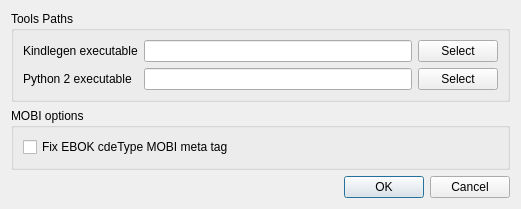
<?xml version="1.0" encoding="UTF-8"?>
<ui version="4.0">
 <class>Preferences</class>
 <widget class="QDialog" name="Preferences">
  <property name="windowModality">
   <enum>Qt::WindowModal</enum>
  </property>
  <property name="geometry">
   <rect>
    <x>0</x>
    <y>0</y>
    <width>521</width>
    <height>209</height>
   </rect>
  </property>
  <property name="windowTitle">
   <string>Preferences</string>
  </property>
  <layout class="QVBoxLayout" name="verticalLayout">
   <item>
    <widget class="QGroupBox" name="groupBox">
     <property name="sizePolicy">
      <sizepolicy hsizetype="Preferred" vsizetype="Fixed">
       <horstretch>0</horstretch>
       <verstretch>0</verstretch>
      </sizepolicy>
     </property>
     <property name="title">
      <string>Tools Paths</string>
     </property>
     <layout class="QGridLayout" name="gridLayout">
      <item row="0" column="0">
       <widget class="QLabel" name="label">
        <property name="text">
         <string>Kindlegen executable</string>
        </property>
       </widget>
      </item>
      <item row="1" column="1">
       <widget class="QLineEdit" name="txtPython">
        <property name="minimumSize">
         <size>
          <width>250</width>
          <height>0</height>
         </size>
        </property>
        <property name="readOnly">
         <bool>true</bool>
        </property>
       </widget>
      </item>
      <item row="0" column="2">
       <widget class="QPushButton" name="btnKindlegen">
        <property name="text">
         <string>Select</string>
        </property>
       </widget>
      </item>
      <item row="0" column="1">
       <widget class="QLineEdit" name="txtKindlegen">
        <property name="minimumSize">
         <size>
          <width>250</width>
          <height>0</height>
         </size>
        </property>
        <property name="readOnly">
         <bool>true</bool>
        </property>
       </widget>
      </item>
      <item row="1" column="0">
       <widget class="QLabel" name="label_2">
        <property name="text">
         <string>Python 2 executable</string>
        </property>
       </widget>
      </item>
      <item row="1" column="2">
       <widget class="QPushButton" name="btnPython">
        <property name="text">
         <string>Select</string>
        </property>
       </widget>
      </item>
     </layout>
    </widget>
   </item>
   <item>
    <widget class="QGroupBox" name="groupBox_2">
     <property name="title">
      <string>MOBI options</string>
     </property>
     <layout class="QVBoxLayout" name="verticalLayout_2">
      <item>
       <widget class="QCheckBox" name="chkEBOK">
        <property name="text">
         <string>Fix EBOK cdeType MOBI meta tag</string>
        </property>
       </widget>
      </item>
     </layout>
    </widget>
   </item>
   <item>
    <widget class="QDialogButtonBox" name="buttonBox">
     <property name="orientation">
      <enum>Qt::Horizontal</enum>
     </property>
     <property name="standardButtons">
      <set>QDialogButtonBox::Cancel|QDialogButtonBox::Ok</set>
     </property>
    </widget>
   </item>
  </layout>
 </widget>
 <tabstops>
  <tabstop>txtKindlegen</tabstop>
  <tabstop>btnKindlegen</tabstop>
  <tabstop>txtPython</tabstop>
  <tabstop>btnPython</tabstop>
 </tabstops>
 <resources/>
 <connections>
  <connection>
   <sender>buttonBox</sender>
   <signal>accepted()</signal>
   <receiver>Preferences</receiver>
   <slot>accept()</slot>
   <hints>
    <hint type="sourcelabel">
     <x>248</x>
     <y>254</y>
    </hint>
    <hint type="destinationlabel">
     <x>157</x>
     <y>274</y>
    </hint>
   </hints>
  </connection>
  <connection>
   <sender>buttonBox</sender>
   <signal>rejected()</signal>
   <receiver>Preferences</receiver>
   <slot>reject()</slot>
   <hints>
    <hint type="sourcelabel">
     <x>316</x>
     <y>260</y>
    </hint>
    <hint type="destinationlabel">
     <x>286</x>
     <y>274</y>
    </hint>
   </hints>
  </connection>
 </connections>
</ui>
